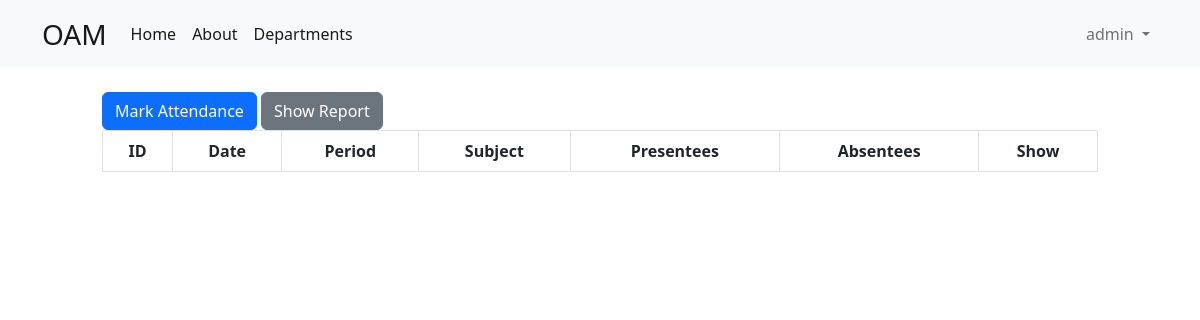
Before: /show_attendance/CSC-A/ (signed in) with the older database file.
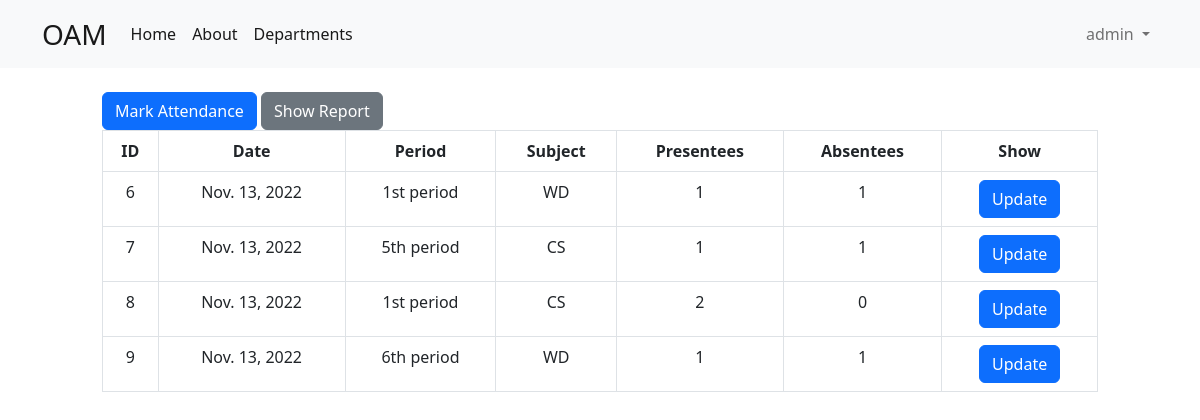
After: the same page with the newer database file.
### att/models.py (models this page shows, shortened)
class Period(models.Model):
    date        = models.DateField(default = timezone.now)
    hour        = models.CharField(max_length = 15, choices = time_slots)
    def __str__(self):
        return f" {self.hour} on {self.date}"

class Subject(models.Model):
    name = models.CharField(max_length=50)
    short_name = models.CharField(max_length=50, default='X')

### att/views.py (the view)
@login_required
@faculty_login_required
def show_attendance(request, section_name):
    section     = Section.objects.get(name = section_name)
    periods     = section.periods.all()
    section_attendance = Attendance.objects.filter(section=section)
    ids, hours, dates, subjects, presentees, absentees = [], [], [], [], [], []
    for each_period in periods:
        student_attendance = section_attendance.filter(period = each_period).all()
        try:
            subjects.append(student_attendance.first().subject.short_name)
        except:
            continue
        print(student_attendance)
        ids.append(each_period.id)
        dates.append(each_period.date)
        hours.append(each_period.hour)
        p, a = 0, 0
        for each_student in student_attendance:
            if each_student.student_status == 'Present':
                p += 1
            else:
                a += 1
        presentees.append(p)
        absentees.append(a)
    print(ids, dates, hours, subjects, absentees)
    return render(request, 'show_periods.html', {
        'periods' : zip(
                        ids,
                        dates,
                        hours,
                        subjects,
                        presentees,
                        absentees
                    ),
         'section' : section,
    })

### att/models.py (called while the page is built)
    def __str__(self):
        return self.name

    def __str__(self) -> str:
        return f"{self.student.user.first_name} {self.student.user.last_name} is {self.student_status} for {self.period}"

### templates/show_periods.html
{% extends 'base.html' %}
{% block body %}
<div class="row justify-content-center">
    <div class="col-10">
        <a
            href="/mark_attendance/{{ section }}/new/"
            class="btn btn-primary"
        >
            Mark Attendance
        </a>
        <a
            href="{% url 'show report' section %}"
            class="btn btn-secondary"
        >
            Show Report
        </a>
        <div class="flex flex-col">
            <table class="min-w-full border text-center table table-hover table-bordered">
                <thead class="border-b">
                    <tr>
                        <th scope="col">ID          </th>
                        <th scope="col">Date        </th>
                        <th scope="col">Period      </th>
                        <th scope="col">Subject     </th>
                        <th scope="col">Presentees  </th>
                        <th scope="col">Absentees   </th>
                        <th scope="col">Show        </th>
                    </tr>
                </thead>
                <tbody>
                    {% for id, date, hour, subject, presentee, absentee in periods %}
                        <tr class="border-b">
                            <td scope="row">
                                {{ id }}
                            </td>
                            <td >
                                {{ date }}
                            </td>
                            <td >
                                {{ hour }}
                            </td>
                            <td >
                                {{ subject }}
                            </td>
                            <td >
                                {{ presentee }}
                            </td>
                            <td >
                                {{ absentee }}
                            </td>
                            <td>
                                <a
                                    href="/update_attendance/{{ section }}/{{ id }}/"
                                    class = "btn btn-primary"
                                >
                                    Update
                                </a>
                            </td>
                        </tr>
                    {% endfor %}
                </tbody>
            </table>
        </div>
    </div>
</div>
{% endblock body %}

Changed rows visible on the page:
added Period: periods "Nov. 13, 2022", periods "1st period"
now on this page (row unchanged): Subject: periods "WD" "WD"
added Period: periods "Nov. 13, 2022", periods "5th period"
now on this page (row unchanged): Subject: periods "CS" "CS"
added Period: periods "Nov. 13, 2022", periods "1st period"
added Period: periods "Nov. 13, 2022", periods "6th period"
Other visible differences:
new list line: "6 1 1 Update"
new list line: "7 1 1 Update"
new list line: "8 2 0 Update"
new list line: "9 1 1 Update"
